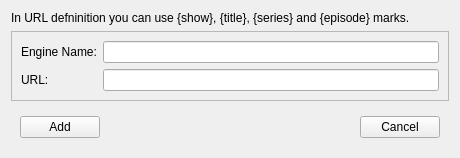
<?xml version="1.0" encoding="UTF-8"?>
<ui version="4.0">
 <class>Form</class>
 <widget class="QWidget" name="Form">
  <property name="geometry">
   <rect>
    <x>0</x>
    <y>0</y>
    <width>460</width>
    <height>146</height>
   </rect>
  </property>
  <property name="windowTitle">
   <string>Form</string>
  </property>
  <layout class="QVBoxLayout" name="verticalLayout">
   <item>
    <widget class="QLabel" name="label">
     <property name="text">
      <string>In URL defninition you can use {show}, {title}, {series} and {episode} marks.</string>
     </property>
    </widget>
   </item>
   <item>
    <widget class="QFrame" name="frame">
     <property name="frameShape">
      <enum>QFrame::StyledPanel</enum>
     </property>
     <property name="frameShadow">
      <enum>QFrame::Raised</enum>
     </property>
     <layout class="QGridLayout" name="gridLayout">
      <item row="0" column="0">
       <widget class="QLabel" name="label_2">
        <property name="text">
         <string>Engine Name:</string>
        </property>
       </widget>
      </item>
      <item row="0" column="1">
       <widget class="QLineEdit" name="nameEdit"/>
      </item>
      <item row="1" column="0">
       <widget class="QLabel" name="label_3">
        <property name="text">
         <string>URL:</string>
        </property>
       </widget>
      </item>
      <item row="1" column="1">
       <widget class="QLineEdit" name="urlEdit"/>
      </item>
     </layout>
    </widget>
   </item>
   <item>
    <spacer name="verticalSpacer">
     <property name="orientation">
      <enum>Qt::Vertical</enum>
     </property>
     <property name="sizeHint" stdset="0">
      <size>
       <width>20</width>
       <height>40</height>
      </size>
     </property>
    </spacer>
   </item>
   <item>
    <widget class="QWidget" name="widget" native="true">
     <layout class="QHBoxLayout" name="horizontalLayout">
      <item>
       <widget class="QPushButton" name="addButton">
        <property name="text">
         <string>Add</string>
        </property>
       </widget>
      </item>
      <item>
       <spacer name="horizontalSpacer">
        <property name="orientation">
         <enum>Qt::Horizontal</enum>
        </property>
        <property name="sizeHint" stdset="0">
         <size>
          <width>310</width>
          <height>20</height>
         </size>
        </property>
       </spacer>
      </item>
      <item>
       <widget class="QPushButton" name="cancelButton">
        <property name="text">
         <string>Cancel</string>
        </property>
       </widget>
      </item>
     </layout>
    </widget>
   </item>
  </layout>
 </widget>
 <resources/>
 <connections/>
</ui>
